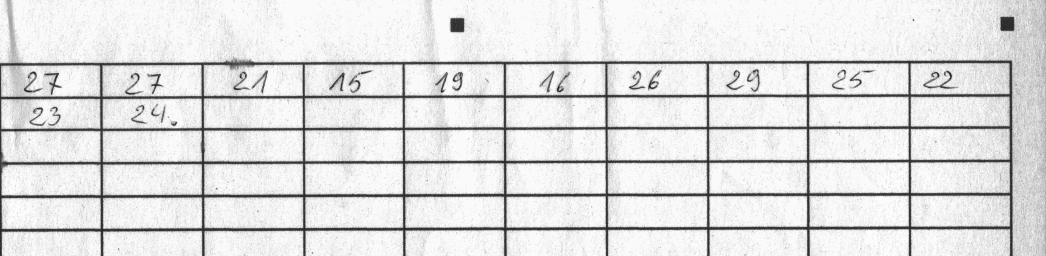
#> input picture debug_grid_1.jpg, 3138 x 768 px (shown at 1/3 size)
$ python -i ai.py   (imports and definitions only)
#> lines starting #> are read from the running program, lines starting #| are printed output that depends on the picture; after the words box and inside, x2 and y2 are one past the last pixel; in counts of white or black regions, pixels touching at a corner belong together
#> further down, picture is the input picture: shape (768, 3138, 3); min 0, max 255, mean 224.1
import numpy as np
import os
import re
import requests
import json
import cv2
import ocr_config as config
import time

SCRIPT_DIR = os.path.dirname(os.path.abspath(__file__))

def debug_print(message):
    if config.DEBUG_MODE:
        print(message)

# [37 lines left out: functions prompt_reader, call_remote_worker, check_worker_health, not called in this run]

def find_grid_boundaries(img):
    """Dynamically find the top and bottom horizontal lines of the grid using morphological filtering."""
    try:
        gray = cv2.cvtColor(img, cv2.COLOR_BGR2GRAY)
        # Threshold to get black features
        _, binary = cv2.threshold(gray, 150, 255, cv2.THRESH_BINARY_INV)
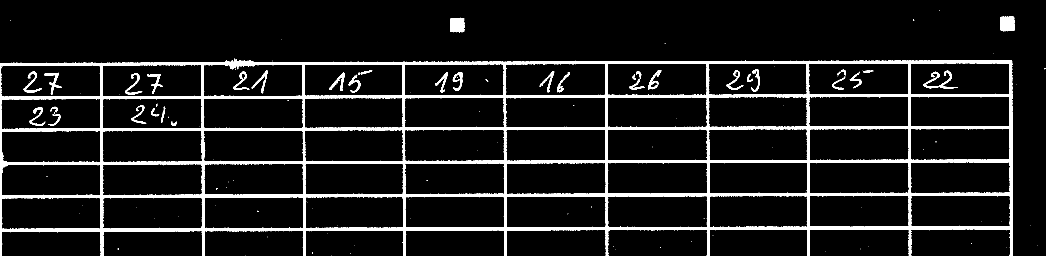
#> binary: shape (768, 3138) (shown at 1/3 size); 8.7% white; 148 white regions (108 under 20 px), largest, box (x1, y1, x2, y2) and area: (0, 175, 3039, 768) 190375, (3001, 49, 3044, 94) 1769, (1351, 53, 1393, 97) 1706

        # USE MORPHOLOGY TO TARGET HORIZONTAL LINES ONLY
        # A 50x1 rectangle kernel will preserve lines but eliminate squares (markers)
        kernel = cv2.getStructuringElement(cv2.MORPH_RECT, (50, 1))
        detect_lines = cv2.morphologyEx(binary, cv2.MORPH_OPEN, kernel, iterations=2)
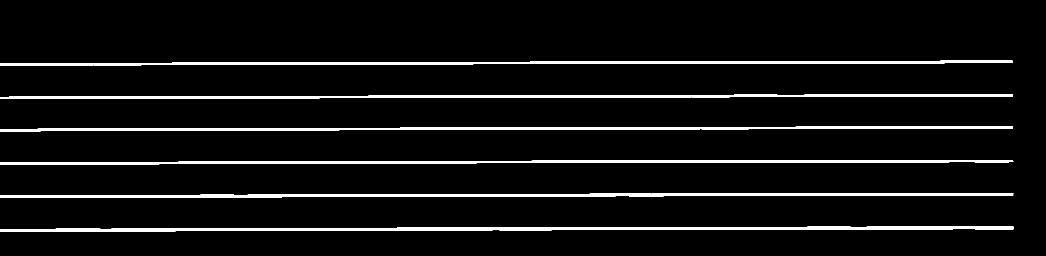
#> detect_lines: shape (768, 3138) (shown at 1/3 size); 5.3% white; 6 white regions, box (x1, y1, x2, y2) and area: (0, 680, 3041, 695) 23802, (0, 579, 3040, 594) 22966, (0, 480, 3040, 494) 20477, (0, 182, 3039, 197) 20384, (0, 283, 3039, 297) 20300, (0, 379, 3039, 394) 19958

        h_sum = np.sum(detect_lines, axis=1)
#> h_sum = 768 values, max 762705 at index 586, min 0 at index 0, mean 42462.5
        w = img.shape[1]
#> w = 3138

        # A valid grid line should cover a significant portion of the width
        threshold = w * 255 * 0.3
#> threshold = 240057
        line_indices = np.where(h_sum > threshold)[0]
#> line_indices = 61 values from 184 to 691

        if len(line_indices) > 3:
            top = line_indices[0]
#> top = 184
            bottom = line_indices[-1]
#> bottom = 691
            # Sanity check: the grid area should be a reasonable size
            if (bottom - top) > (img.shape[0] * 0.10):
                return top, bottom
    except Exception as e:
        debug_print(f"DEBUG: Grid detection error: {e}")
    return None, None

# [122 lines left out: function ai_check, not called in this run]

>>> import cv2
>>> picture = cv2.imread('debug_grid_1.jpg')
>>> result = find_grid_boundaries(picture)
#> result = (184, 691)

$ run again, on debug_grid_2.jpg
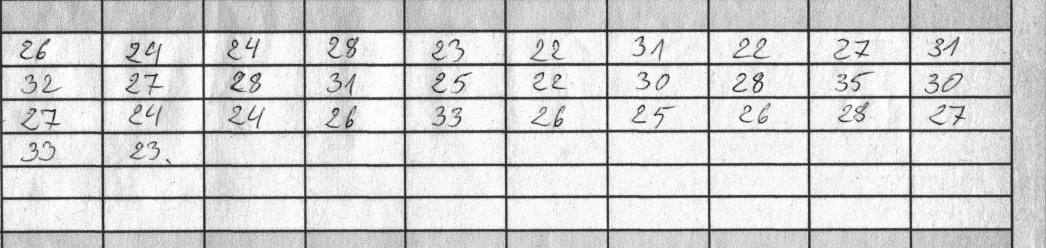
#> input picture debug_grid_2.jpg, 3138 x 744 px (shown at 1/3 size)
#> picture is the input picture: shape (744, 3138, 3); min 0, max 255, mean 209.9
#> in find_grid_boundaries, `_, binary = cv2.threshold(gray, 150, 255, cv2.THRESH_BINARY_INV)`:
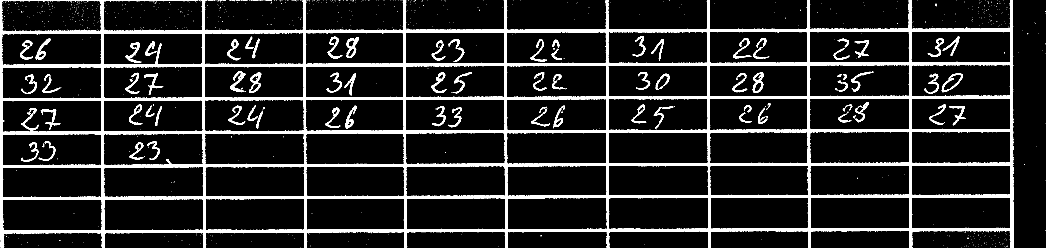
#> binary: shape (744, 3138) (shown at 1/3 size); 11.7% white; 993 white regions (886 under 20 px), largest, box (x1, y1, x2, y2) and area: (0, 0, 3042, 744) 232256, (690, 213, 736, 277) 940, (1039, 111, 1077, 174) 915
#> in find_grid_boundaries, `detect_lines = cv2.morphologyEx(binary, cv2.MORPH_OPEN, kernel, iterat..`:
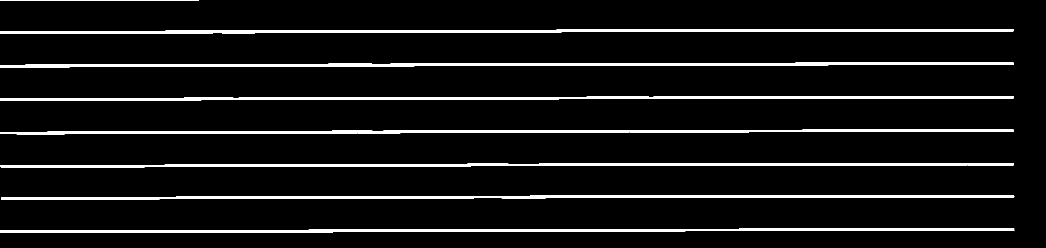
#> detect_lines: shape (744, 3138) (shown at 1/3 size); 6.4% white; 8 white regions, largest, box (x1, y1, x2, y2) and area: (0, 87, 3040, 101) 23064, (0, 187, 3041, 202) 21982, (0, 388, 3042, 403) 21543
#> h_sum = 744 values, max 756075 at index 194, min 0 at index 2, mean 51214.2
#> line_indices = 70 values from 88 to 696
#> top = 88
#> bottom = 696
#> result = (88, 696)

$ run again, on debug_grid_3.jpg
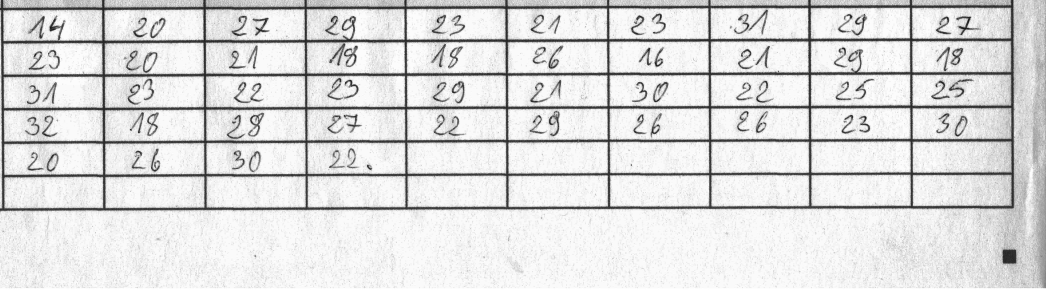
#> input picture debug_grid_3.jpg, 3138 x 869 px (shown at 1/3 size)
#> picture is the input picture: shape (869, 3138, 3); mean B, G, R 220.4, 220.4, 220.4
#> in find_grid_boundaries, `_, binary = cv2.threshold(gray, 150, 255, cv2.THRESH_BINARY_INV)`:
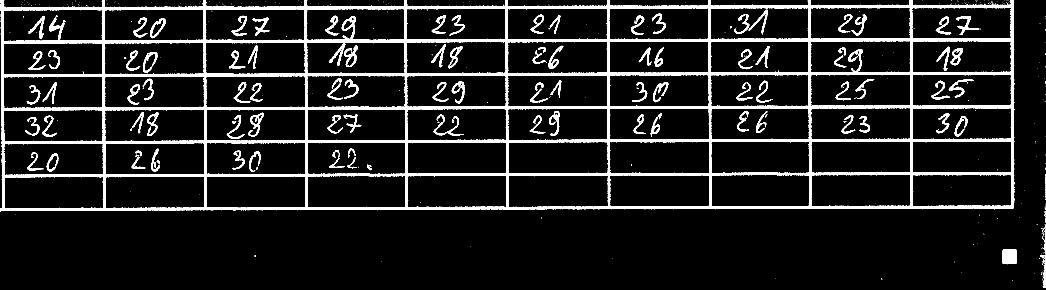
#> binary: shape (869, 3138) (shown at 1/3 size); 10.2% white; 531 white regions (401 under 20 px), largest, box (x1, y1, x2, y2) and area: (0, 0, 3044, 635) 218440, (3006, 747, 3050, 793) 1783, (745, 338, 792, 410) 982
#> in find_grid_boundaries, `detect_lines = cv2.morphologyEx(binary, cv2.MORPH_OPEN, kernel, iterat..`:
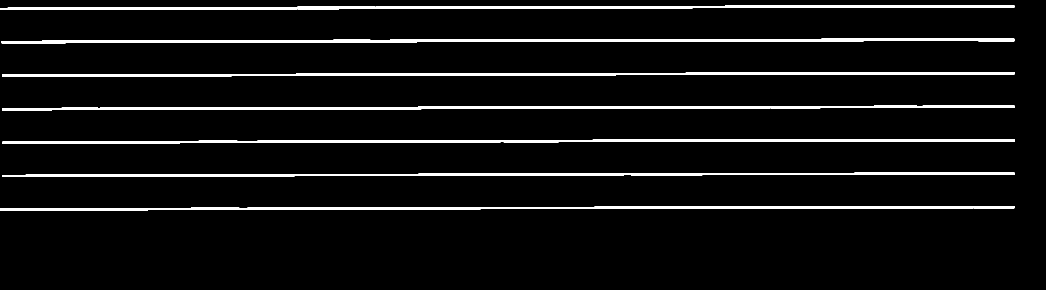
#> detect_lines: shape (869, 3138) (shown at 1/3 size); 5.3% white; 7 white regions, largest, box (x1, y1, x2, y2) and area: (5, 116, 3043, 130) 22095, (0, 16, 3043, 30) 21727, (6, 317, 3044, 331) 20625
#> h_sum = 869 values, max 747405 at index 223, min 0 at index 0, mean 42175.9
#> line_indices = 66 values from 18 to 628
#> top = 18
#> bottom = 628
#> result = (18, 628)
